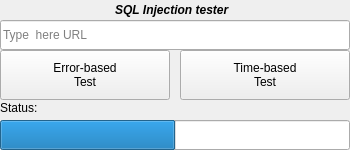
<?xml version="1.0" encoding="UTF-8"?>
<ui version="4.0">
 <class>Widget</class>
 <widget class="QWidget" name="Widget">
  <property name="windowModality">
   <enum>Qt::NonModal</enum>
  </property>
  <property name="geometry">
   <rect>
    <x>0</x>
    <y>0</y>
    <width>350</width>
    <height>150</height>
   </rect>
  </property>
  <property name="minimumSize">
   <size>
    <width>350</width>
    <height>150</height>
   </size>
  </property>
  <property name="maximumSize">
   <size>
    <width>350</width>
    <height>150</height>
   </size>
  </property>
  <property name="focusPolicy">
   <enum>Qt::ClickFocus</enum>
  </property>
  <property name="acceptDrops">
   <bool>false</bool>
  </property>
  <property name="windowTitle">
   <string>SQLI Tester</string>
  </property>
  <property name="windowIcon">
   <iconset>
    <normaloff>src/logo.ico</normaloff>src/logo.ico</iconset>
  </property>
  <property name="autoFillBackground">
   <bool>true</bool>
  </property>
  <widget class="QProgressBar" name="progressBar">
   <property name="geometry">
    <rect>
     <x>0</x>
     <y>120</y>
     <width>350</width>
     <height>30</height>
    </rect>
   </property>
   <property name="inputMethodHints">
    <set>Qt::ImhNone</set>
   </property>
   <property name="value">
    <number>50</number>
   </property>
   <property name="textVisible">
    <bool>false</bool>
   </property>
  </widget>
  <widget class="QLineEdit" name="lineEdit_Url">
   <property name="geometry">
    <rect>
     <x>0</x>
     <y>20</y>
     <width>350</width>
     <height>30</height>
    </rect>
   </property>
   <property name="placeholderText">
    <string>Type  here URL </string>
   </property>
  </widget>
  <widget class="QPushButton" name="pushButton_Error">
   <property name="geometry">
    <rect>
     <x>0</x>
     <y>50</y>
     <width>170</width>
     <height>50</height>
    </rect>
   </property>
   <property name="text">
    <string>Error-based
Test</string>
   </property>
   <property name="shortcut">
    <string>Shift+Return</string>
   </property>
  </widget>
  <widget class="QPushButton" name="pushButton_Time">
   <property name="geometry">
    <rect>
     <x>180</x>
     <y>50</y>
     <width>170</width>
     <height>50</height>
    </rect>
   </property>
   <property name="text">
    <string>Time-based
Test</string>
   </property>
   <property name="shortcut">
    <string>Return</string>
   </property>
  </widget>
  <widget class="QLabel" name="label_main">
   <property name="geometry">
    <rect>
     <x>115</x>
     <y>0</y>
     <width>120</width>
     <height>20</height>
    </rect>
   </property>
   <property name="font">
    <font>
     <weight>75</weight>
     <italic>true</italic>
     <bold>true</bold>
     <strikeout>false</strikeout>
     <stylestrategy>PreferDefault</stylestrategy>
     <kerning>false</kerning>
    </font>
   </property>
   <property name="text">
    <string>SQL Injection tester</string>
   </property>
  </widget>
  <widget class="QLabel" name="label_Status">
   <property name="geometry">
    <rect>
     <x>0</x>
     <y>100</y>
     <width>350</width>
     <height>16</height>
    </rect>
   </property>
   <property name="text">
    <string>Status:</string>
   </property>
  </widget>
 </widget>
 <resources/>
 <connections/>
</ui>
